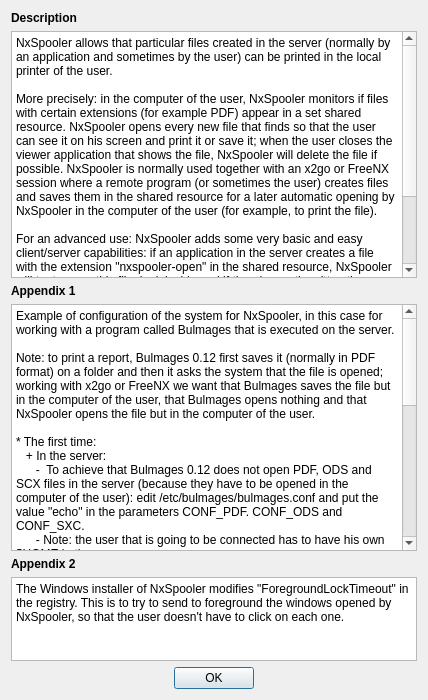
<?xml version="1.0" encoding="UTF-8"?>
<ui version="4.0">
 <class>helpDialog</class>
 <widget class="QDialog" name="helpDialog">
  <property name="windowModality">
   <enum>Qt::ApplicationModal</enum>
  </property>
  <property name="geometry">
   <rect>
    <x>0</x>
    <y>0</y>
    <width>428</width>
    <height>700</height>
   </rect>
  </property>
  <property name="windowTitle">
   <string>Help</string>
  </property>
  <property name="windowIcon">
   <iconset resource="nxspooler.qrc">
    <normaloff>:/img/nxspooler.png</normaloff>:/img/nxspooler.png</iconset>
  </property>
  <layout class="QVBoxLayout" name="verticalLayout">
   <item>
    <widget class="QLabel" name="label_description">
     <property name="font">
      <font>
       <weight>75</weight>
       <bold>true</bold>
      </font>
     </property>
     <property name="text">
      <string>Description</string>
     </property>
    </widget>
   </item>
   <item>
    <widget class="QPlainTextEdit" name="m_description">
     <property name="minimumSize">
      <size>
       <width>400</width>
       <height>0</height>
      </size>
     </property>
     <property name="maximumSize">
      <size>
       <width>16777215</width>
       <height>320</height>
      </size>
     </property>
     <property name="plainText">
      <string>NxSpooler allows that particular files created in the server (normally by an application and sometimes by the user) can be printed in the local printer of the user.

More precisely: in the computer of the user, NxSpooler monitors if files with certain extensions (for example PDF) appear in a set shared resource. NxSpooler opens every new file that finds so that the user can see it on his screen and print it or save it; when the user closes the viewer application that shows the file, NxSpooler will delete the file if possible. NxSpooler is normally used together with an x2go or FreeNX session where a remote program (or sometimes the user) creates files and saves them in the shared resource for a later automatic opening by NxSpooler in the computer of the user (for example, to print the file).

For an advanced use: NxSpooler adds some very basic and easy client/server capabilities: if an application in the server creates a file with the extension &quot;nxspooler-open&quot; in the shared resource, NxSpooler will try to open this file, look inside and if there's a path written there, open this path in the client. The path can be a file, a folder, the address of a shared resource, etc. This is useful, for example, for an application in the server to: open the default file browser in the client to manage the contents of another concrete shared resource, so that the user can immediatly open those server files, save his files in the server, etc.</string>
     </property>
     <property name="textInteractionFlags">
      <set>Qt::TextSelectableByKeyboard|Qt::TextSelectableByMouse</set>
     </property>
    </widget>
   </item>
   <item>
    <widget class="QLabel" name="label_appendix_1">
     <property name="font">
      <font>
       <weight>75</weight>
       <bold>true</bold>
      </font>
     </property>
     <property name="text">
      <string>Appendix 1</string>
     </property>
    </widget>
   </item>
   <item>
    <widget class="QPlainTextEdit" name="m_appendix_1">
     <property name="minimumSize">
      <size>
       <width>400</width>
       <height>0</height>
      </size>
     </property>
     <property name="plainText">
      <string>Example of configuration of the system for NxSpooler, in this case for working with a program called Bulmages that is executed on the server.

Note: to print a report, Bulmages 0.12 first saves it (normally in PDF format) on a folder and then it asks the system that the file is opened; working with x2go or FreeNX we want that Bulmages saves the file but in the computer of the user, that Bulmages opens nothing and that NxSpooler opens the file but in the computer of the user.

* The first time:
   + In the server:
      -  To achieve that Bulmages 0.12 does not open PDF, ODS and SCX files in the server (because they have to be opened in the computer of the user): edit /etc/bulmages/bulmages.conf and put the value &quot;echo&quot; in the parameters CONF_PDF. CONF_ODS and CONF_SXC.
      - Note: the user that is going to be connected has to have his own $HOME in the server.
 
   + In the client computer:
      - In Linux: share (using Samba) the folder $HOME/.nxspooler as &quot;nxspooler&quot;, using a particular password and username.
      - In Windows: share the folder %UserProfile%\.nxspooler as &quot;nxspooler$&quot;, using a particular password and username.
      - Note: when sharing, you must be sure that the particular username that will be used to access to the shared resource has permissions to write on it.
      - Configure the x2goclient or NX Client program so that the connection normally used to access to the x2go or FreeNX server  grants the server access to the shared resource that we talked about. For example, in the Linux program called &quot;NX Client&quot; you can go to a tab called &quot;Services&quot;, click on the checkbox &quot;enable SMB printing and file sharing&quot; and click on &quot;Add&quot; to add the resource &quot;nxspooler&quot;, configure that the mount point in the server is ~/.bulmages so that Bulmages uses it in a natural way in the remote session; enter the particular password and username.

* Every time the user starts the x2go or FreeNX session:
      - NxSpooler has to be running in the computer of the user, of course :-).
 
This way: the files of the reports that Bulmages makes in the server  will be opened in the client computer, where the user can print them, save them, send them by email, etc.</string>
     </property>
     <property name="textInteractionFlags">
      <set>Qt::TextSelectableByKeyboard|Qt::TextSelectableByMouse</set>
     </property>
    </widget>
   </item>
   <item>
    <widget class="QLabel" name="label_appendix_2">
     <property name="font">
      <font>
       <weight>75</weight>
       <bold>true</bold>
      </font>
     </property>
     <property name="text">
      <string>Appendix 2</string>
     </property>
    </widget>
   </item>
   <item>
    <widget class="QPlainTextEdit" name="m_appendix_2">
     <property name="minimumSize">
      <size>
       <width>400</width>
       <height>0</height>
      </size>
     </property>
     <property name="maximumSize">
      <size>
       <width>16777215</width>
       <height>84</height>
      </size>
     </property>
     <property name="plainText">
      <string>The Windows installer of NxSpooler modifies &quot;ForegroundLockTimeout&quot; in the registry. This is to try to send to foreground the windows opened by NxSpooler, so that the user doesn't have to click on each one.</string>
     </property>
     <property name="textInteractionFlags">
      <set>Qt::TextSelectableByKeyboard|Qt::TextSelectableByMouse</set>
     </property>
    </widget>
   </item>
   <item>
    <widget class="QDialogButtonBox" name="buttonBox">
     <property name="orientation">
      <enum>Qt::Horizontal</enum>
     </property>
     <property name="standardButtons">
      <set>QDialogButtonBox::Ok</set>
     </property>
     <property name="centerButtons">
      <bool>true</bool>
     </property>
    </widget>
   </item>
  </layout>
 </widget>
 <tabstops>
  <tabstop>m_description</tabstop>
  <tabstop>m_appendix_1</tabstop>
  <tabstop>m_appendix_2</tabstop>
  <tabstop>buttonBox</tabstop>
 </tabstops>
 <resources>
  <include location="nxspooler.qrc"/>
 </resources>
 <connections>
  <connection>
   <sender>buttonBox</sender>
   <signal>accepted()</signal>
   <receiver>helpDialog</receiver>
   <slot>accept()</slot>
   <hints>
    <hint type="sourcelabel">
     <x>248</x>
     <y>254</y>
    </hint>
    <hint type="destinationlabel">
     <x>157</x>
     <y>274</y>
    </hint>
   </hints>
  </connection>
  <connection>
   <sender>buttonBox</sender>
   <signal>rejected()</signal>
   <receiver>helpDialog</receiver>
   <slot>reject()</slot>
   <hints>
    <hint type="sourcelabel">
     <x>316</x>
     <y>260</y>
    </hint>
    <hint type="destinationlabel">
     <x>286</x>
     <y>274</y>
    </hint>
   </hints>
  </connection>
 </connections>
</ui>
